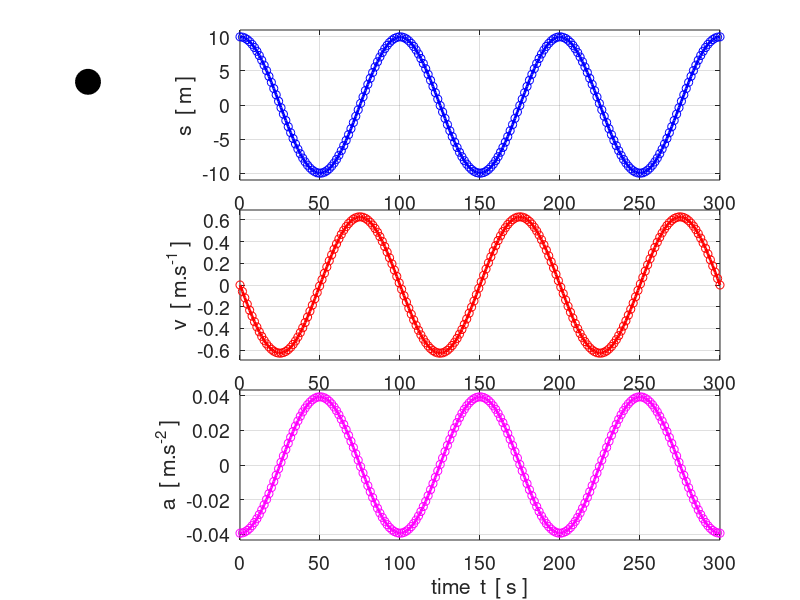

Write the MATLAB code that produced this figure.
% osc_shm_01A.m

% SIMPLE HARMONIC MOTION
% Simulation for the vertical motion of an object attached to a spring
% Animation of the motion can be saved as an animated gif

% Ian Cooper
% School of Physics, University of Sydney
% email: ian.cooper@sydney.edu.au
% ../mphome.htm
% 170517

clear all
close all
clc


% =======================================================================
%    Setup for saving images (im) 
% ======================================================================
% flag: 0 animated gif NOT saved or 1 saved /  file name
   f_gif = 0;
   ag_name = 'ag_shm_170518.gif';
% Delay in seconds before displaying the next image  
   delay = 0.10;  
% Frame counter start
   nt = 1; 

% ======================================================================
%    PARAMETERS
% ======================================================================

% amplitude sMax  / period T / no. periods nT / no. time steps N
   sMax = 10;
   T = 100;
   nT = 3;
   N = 200; 
   
% angular frequency w / time t / displacement s
   w = 2*pi / T;
   tMax = nT * T;
   t = linspace(0,tMax,N);
   
   s = sMax .* cos(w*t);
   v = -(sMax*w) .* sin(w*t);
   a = -w^2 .* s;
   
   
% ======================================================================
%   GRAPHICS
% ======================================================================   
   pos = [0.1 0.2 0.6 0.6];
   pos1 = [0.01 0.1 0.2 0.8];
   pos2 = [0.3 0.7 0.6 0.25];
   pos3 = [0.3 0.4 0.6 0.25];
   pos4 = [0.3 0.1 0.6 0.25];
   
figure(1)
   set(gcf,'Units','normalized');
   set(gcf,'Position',pos);
   set(gcf,'color','w');

   xP = t; yP = s;
   subplot('Position',pos2) 
   plot(xP, yP,'b','lineWidth',2);
   hold on
   axis([0 tMax -11 11]);
   ylabel('s  [ m ]');
   set(gca,'fontSize',14);
   grid on
   
   xP = t; yP = v;
   subplot('Position',pos3)
   plot(xP, yP,'r','lineWidth',2);
   hold on
   axis([0 tMax -1.1*max(v) 1.1*max(v)]);
   ylabel('v  [ m.s^{-1} ]');
   set(gca,'fontSize',14);
   grid on
   
   xP = t; yP = a;
   subplot('Position',pos4)
   plot(xP, yP,'m','lineWidth',2);
   hold on
   axis([0 tMax -1.1*max(a) 1.1*max(a)]);
   ylabel('a  [ m.s^{-2} ]');
   set(gca,'fontSize',14);
   xlabel('time  t  [ s ]')
   grid on
   
   for c = 1: N
     subplot('Position',pos1) 
     xP = zeros(1,N);
     yP = s;
     hPlot = plot(xP(c),yP(c),'o');
     axis off
     set(hPlot,'MarkerSize',18,'MarkerEdgeColor',[0 0 0], ...
       'MarkerFaceColor', [0 0 0]);
     axis([-1 1 -11 11]);
     
     subplot('Position',pos2)
     xP = t(c); yP = s(c);
     plot(xP, yP,'bo');
     axis([0 tMax -11 11]);
     
     subplot('Position',pos3)
     xP = t(c); yP = v(c);
     plot(xP, yP,'ro');
     axis([0 tMax -1.1*max(v) 1.1*max(v)]);
     
     subplot('Position',pos4)
     xP = t(c); yP = a(c);
     plot(xP, yP,'mo');
     axis([0 tMax -1.1*max(a) 1.1*max(a)]);
     
     pause(0.01);
     
     if f_gif > 0 
       frame = getframe(1);
       im = frame2im(frame);
       [imind,cm] = rgb2ind(im,256);
     %  On the first loop, create the file. In subsequent loops, append.
       if nt == 1
          imwrite(imind,cm,ag_name,'gif','DelayTime',delay,'loopcount',inf);
       else
         imwrite(imind,cm,ag_name,'gif','DelayTime',delay,'writemode','append');
       end
       nt = nt+1;
    end
     
   end
   
   



set(gca,'fontSize',14);


   
